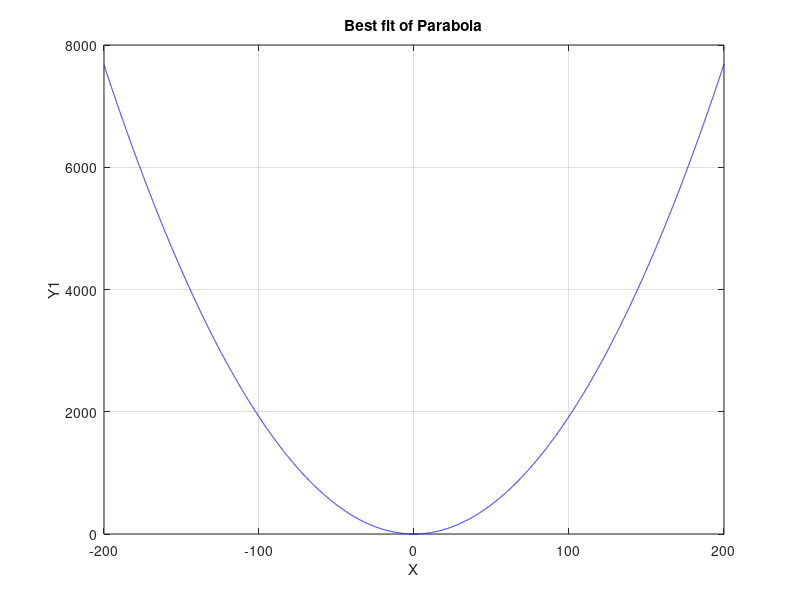

Write MATLAB code to recreate this figure.
%Least Square method
clc;
f=@(X,Y)(c+a*x+b*x*x);
x=input('Enter the array of x: ');
y=input('Enter the array of y: ');
n=length(x);

for i=n
    x_2(i)=x(i).^2;
    x_3(i)=x(i).^3;
    x_4(i)=x(i).^4;
    xy(i)=x(i)*y(i);
    x_2y=x_2(i)*y(i);
    
    
end
 sum_x=0;
 sum_y=0;
 sum_xy=0;
 sum_x_2y=0;
 sum_x_2=0;
 sum_x_3=0;
 sum_x_4=0;
 
 for i=1:n
     sum_x=sum_x + x(i);
     sum_y=sum_y + y(i);
     sum_xy=sum_xy + x(i)*y(i);
     sum_x_2y=sum_x_2y+x_2(i)*y(i);
     sum_x_2=sum_x_2 + x(i).^2;
     sum_x_3=sum_x_3+x(i).^3;
     sum_x_4=sum_x_4+x(i).^4;
 end
 
    A=[n sum_x sum_x_2;sum_x sum_x_2 sum_x_3;sum_x_2 sum_x_3 sum_x_4];
    B=[sum_y;sum_xy;sum_x_2y];
    X=linsolve(A,B);
    disp('the value of c ,a and b is');
    X;
    n=[-200:0.01:200];
    m=X(1)+X(2)*n+X(3)*(n.^2);
    plot(n,m,'b')

    xlabel('X')
    ylabel('Y1')
    title('Best fit of Parabola')
    grid on
 

 
 


